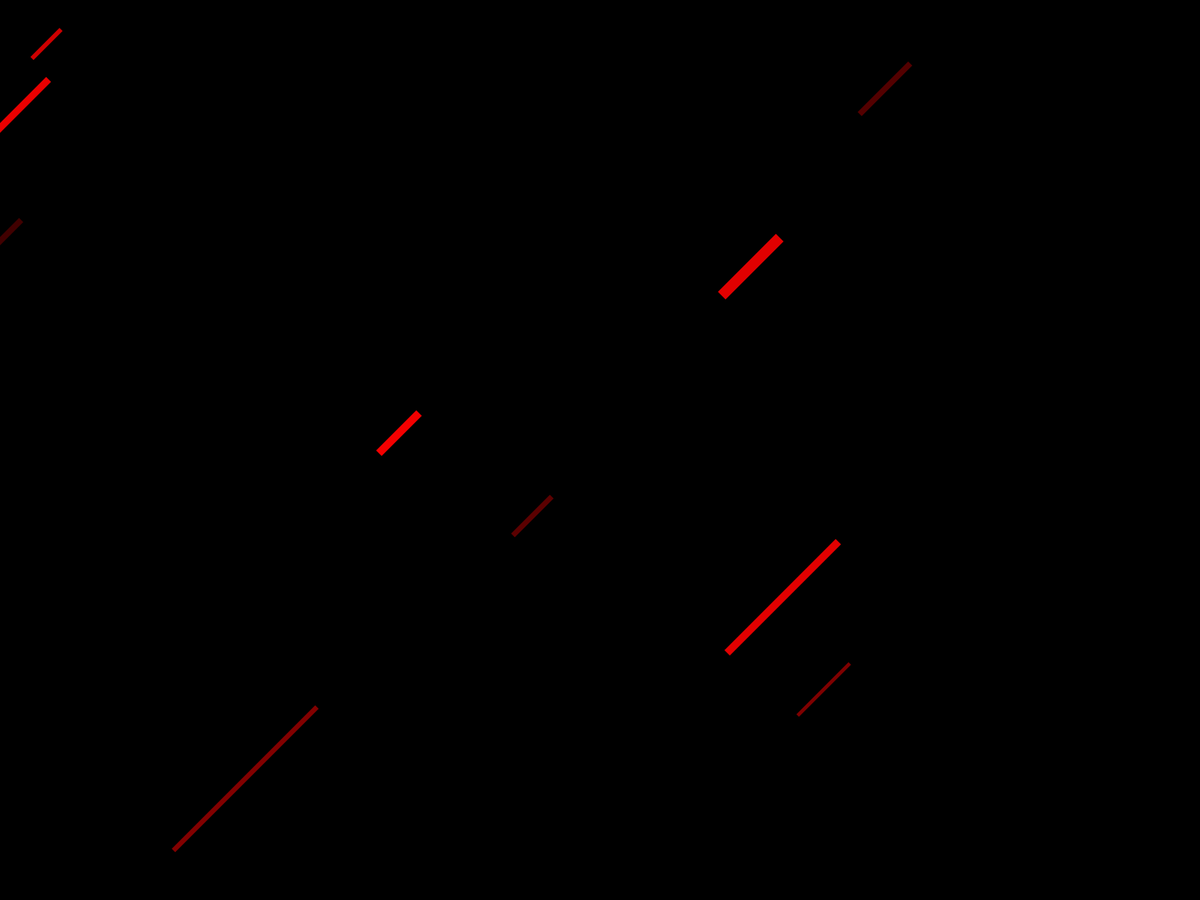
Frame 1 (no input)
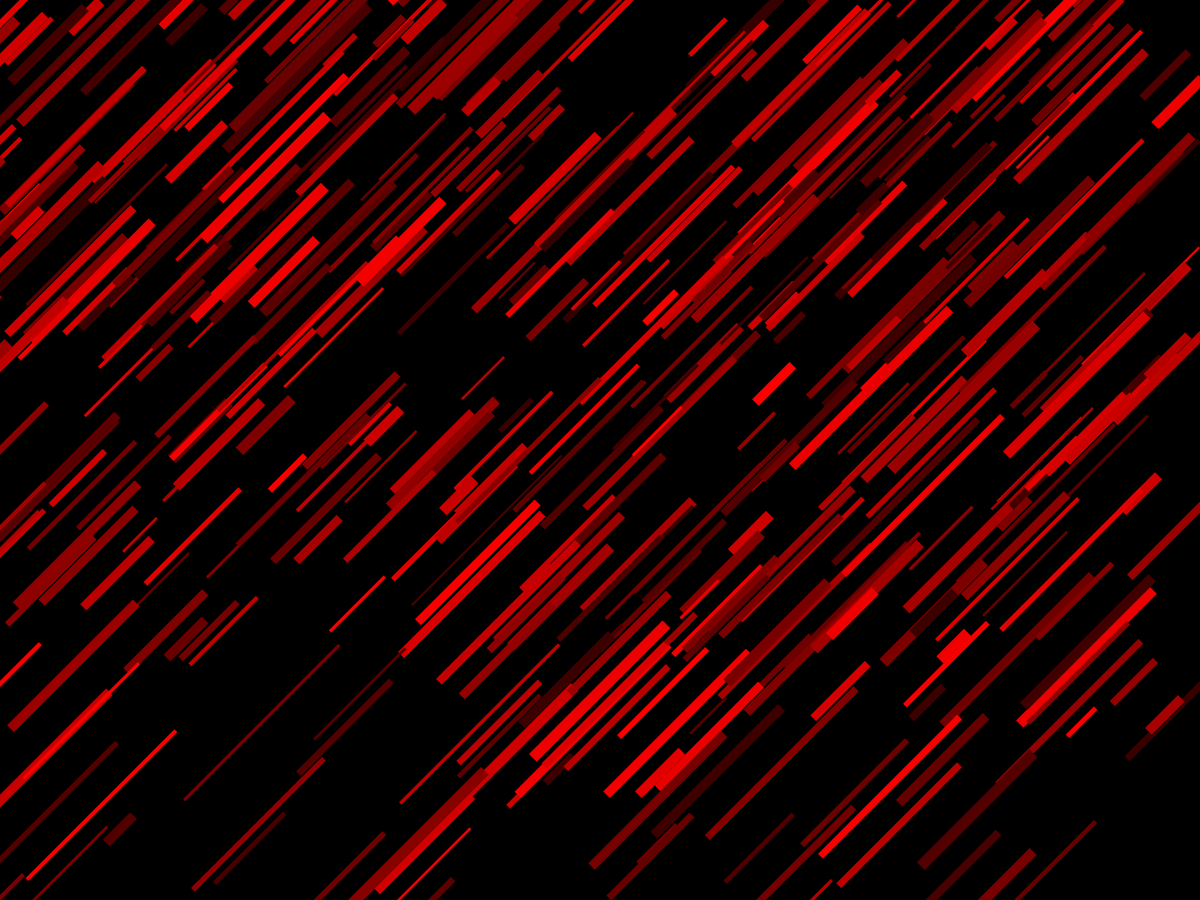
Frame 60 (the mouse pressed at the canvas centre just before this capture)
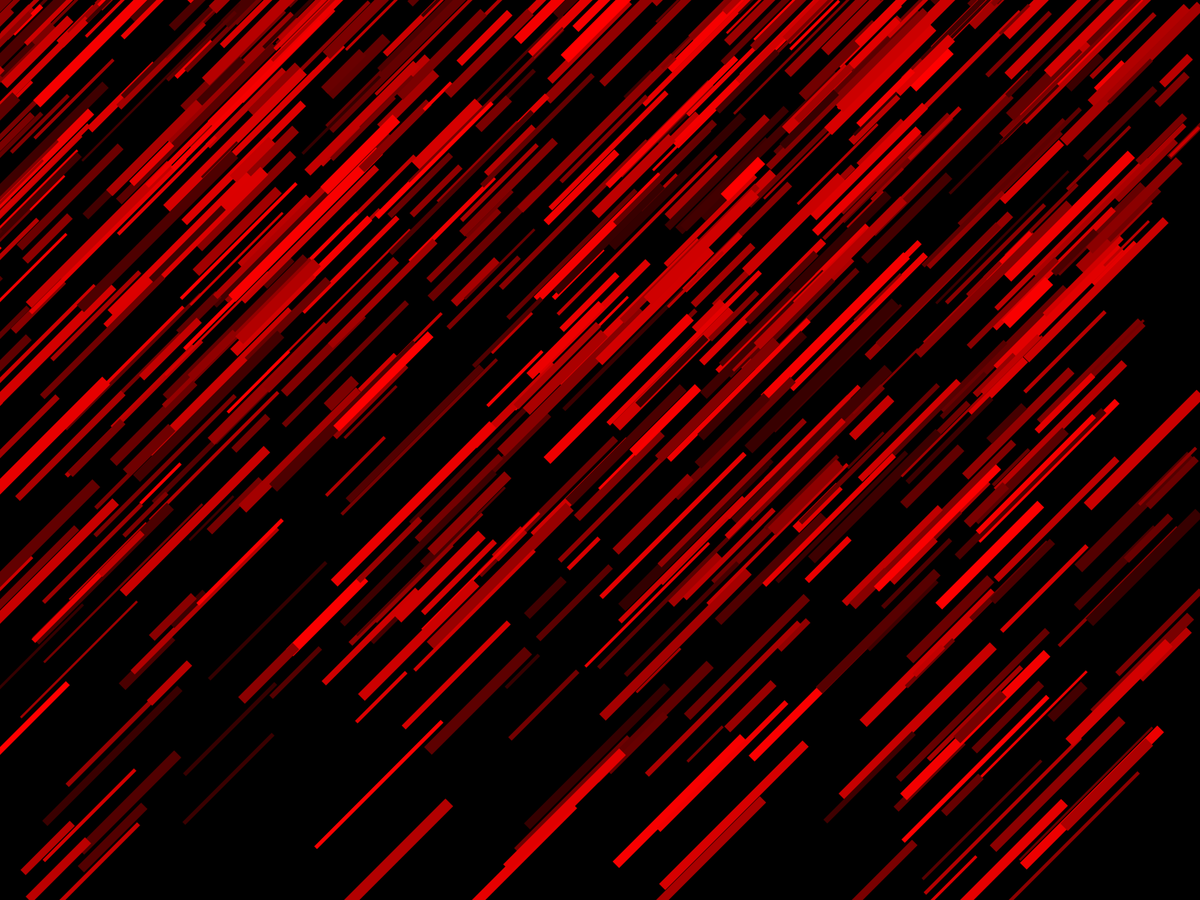
Frame 120 (the mouse held since frame 60 and released just before this capture)

The Processing sketch that drew these frames (run headless with seeded random() and noise(); from frame 60 on, the mouse is pressed at the canvas centre):

// Processing sketch: Nina_Feeling_Good_Projection_
// ── Nina_Feeling_Good_Projection_.pde
ArrayList<Line> lines;

void setup() {

  fullScreen();

  lines = new ArrayList<Line>();
}


void draw() {
  background(0);
  frameRate(5);


  for (int u = 0; u < 10; u++) {
    lines.add(new Line(random(width), random(height), random(3, 15), random(50, 300)));
  }
  for (Line l : lines) {
    l.display();
    l.update();
  }
}

// ── Lines.pde
class Line {
  float x, y, w, h;
  color c;
  float speedX, speedY; // Separate speeds for precise diagonal control
  float rotation;

  // Constructor is simplified
  Line(float xIn, float yIn, float wIn, float hIn) {
    c = color(random(50,255),0,0);
    x = xIn;
    y = yIn;
    w = wIn;
    h = hIn;
    rotation = PI/4; // 45 degrees 
    speedX = 3.5; 
    speedY = random(-20, -5); 
  }

  void display() {
    pushMatrix();
    fill(c);
    noStroke(); 
    translate(x, y);
    rotate(rotation);
    rect(0, 0, w, h);
    popMatrix();
  }
    
  void update(){
    x += speedX;
    y += speedY;
    
    // 2. Wrap the lines when they go off-screen (bottom right corner)
    if (x > width + w || y > height + h) {
      x = -w; // Reset to the far left
      y = random(-h, height / 2); // Reset to a random position on the top-left area
    }
  }
}
